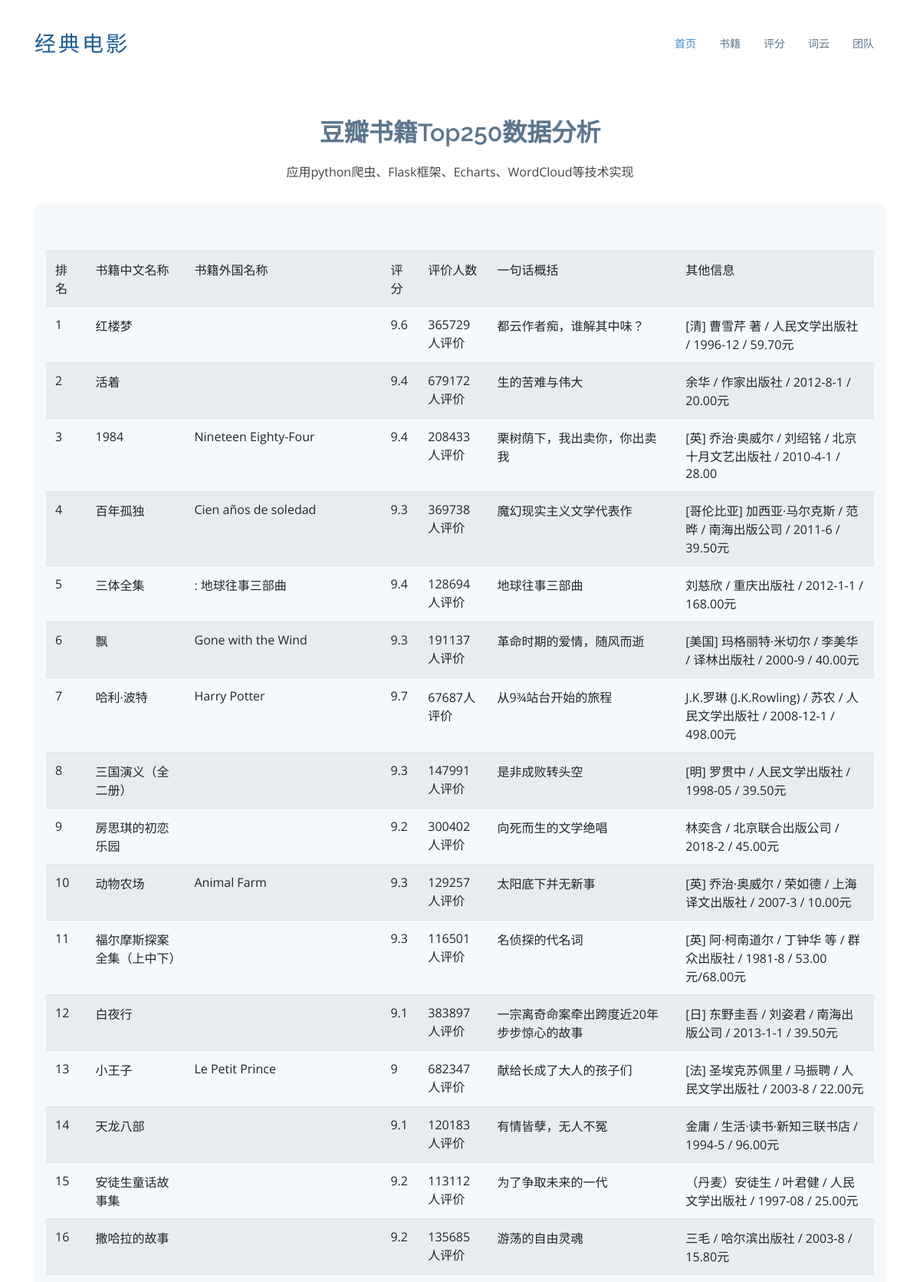
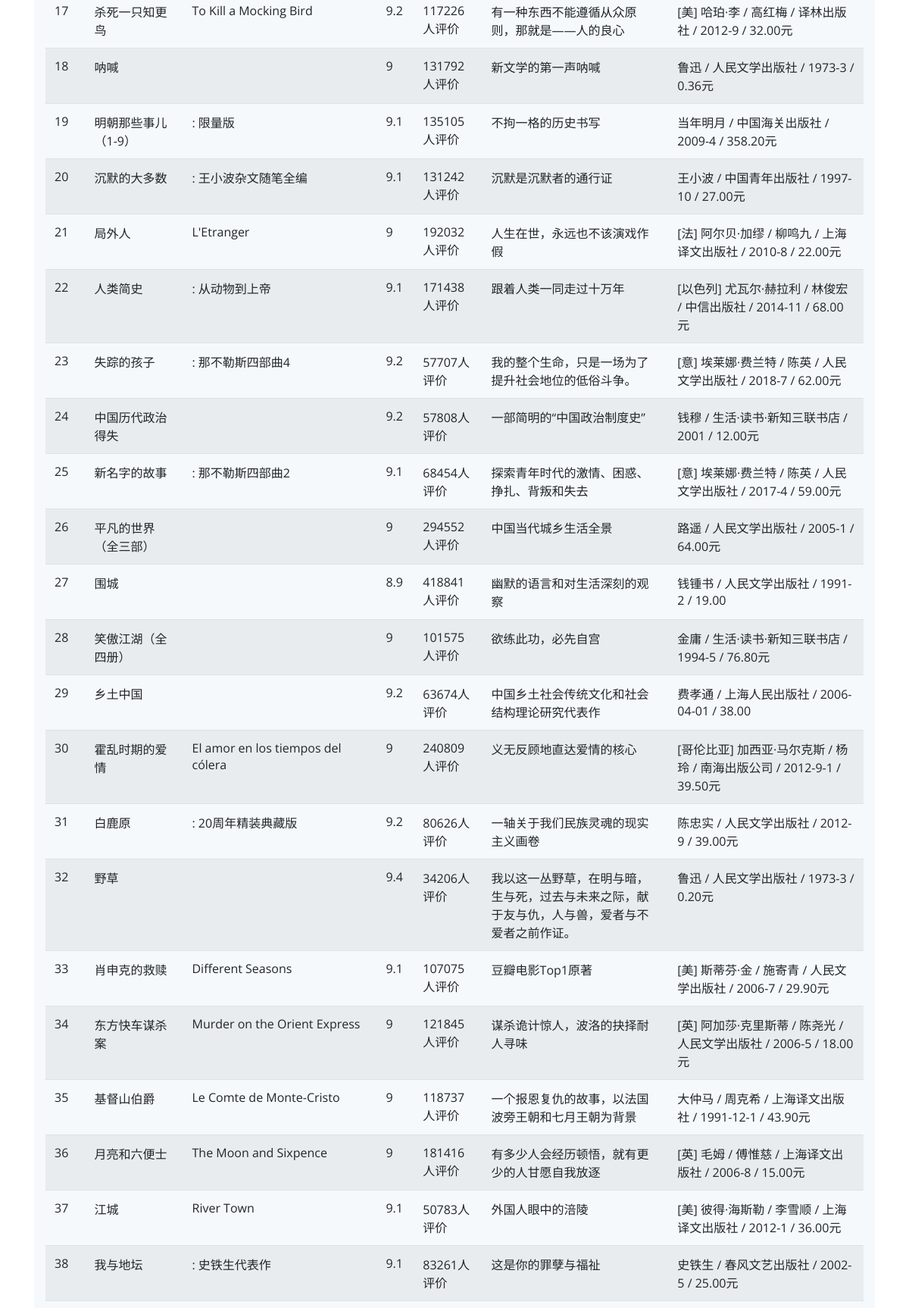
Screenshot of /book (upper part) with the database file from the repository (2 pictures, top to bottom).
### tables this page shows
CREATE TABLE book
         (
         id integer primary key autoincrement,
         info_link text,
         pic_link text,
         cname varchar,
         oname varchar,
         score numeric,
         rated text,
         instroduction text,
         info text
         );

### app.py (the view)
@app.route('/book')
def book():  # put application's code here
    con =sqlite3.connect("book.db")
    cur =con.cursor()
    sql="select * from book"
    execute=cur.execute(sql)
    data=[]
    for item in execute:
        data.append(item)
    cur.close()
    con.close()
    return render_template("book.html", books=data)

### templates/book.html (shortened to what this page needs)
﻿<!DOCTYPE html>
<html lang="en">
<head>
  <link href="static/assets/vendor/bootstrap/css/bootstrap.min.css" rel="stylesheet">
  <link href="static/assets/vendor/icofont/icofont.min.css" rel="stylesheet">
  <link href="static/assets/vendor/boxicons/css/boxicons.min.css" rel="stylesheet">
  <link href="static/assets/vendor/animate.css/animate.min.css" rel="stylesheet">
  <link href="static/assets/vendor/venobox/venobox.css" rel="stylesheet">
  <link href="static/assets/vendor/aos/aos.css" rel="stylesheet">
  <link href="static/assets/css/style.css" rel="stylesheet">
</head>
<body>
  <header id="header">
    <div class="container">
      <div class="logo float-left">
        <h1 class="text-light"><a href="index.html"><span>经典电影</span></a></h1>
      </div>
      <nav class="nav-menu float-right d-none d-lg-block">
        <ul>
          <li class="active"><a href="/">首页 </a></li>
          <li><a href="/movie">书籍</a></li>
          <li><a href="/score">评分</a></li>
          <li><a href="/ciyun">词云</a></li>
          <li><a href="/team">团队</a></li>
        </ul>
      </nav>
    </div>
  </header>
  <section id="team" class="team">
      <div class="container">
        <div class="section-title">
          <h2>豆瓣书籍Top250数据分析</h2>
          <p>应用python爬虫、Flask框架、Echarts、WordCloud等技术实现</p>
        </div>
    <section class="counts section-bg">
      <div class="container">
       <table class="table table-striped">
           <tr>
               <td>排名</td>
               <td>书籍中文名称</td>
               <td>书籍外国名称</td>
               <td>评分</td>
               <td>评价人数</td>
               <td>一句话概括</td>
               <td>其他信息</td>
           </tr>
           {% for i in books %}
          <tr>
               <td>{{ i[0] }}</td>
               <td>{{ i[3] }}</td>
               <td>{{ i[4] }}</td>
               <td>{{ i[5] }}</td>
               <td>{{ i[6] }}</td>
               <td>{{ i[7] }}</td>
               <td>{{ i[8] }}</td>
           </tr>
           {% endfor %}
       </table>
      </div>
    </section>
      </div>
    </section>
</body>
</html>

### static/assets/css/style.css (style rules this page uses)
body { font-family: "Open Sans", sans-serif; color: #444; }
a { color: #428bca; }
h1, h2, h3, h4, h5, h6, .font-primary { font-family: "Raleway", sans-serif; }
#header { height: 70px; transition: all 0.5s; transition: all 0.5s; padding: 10px 0; background: #fff; z-index: 997; }
#header .logo h1 { font-size: 28px; margin: 0; padding: 10px 0; line-height: 1; font-weight: 400; letter-spacing: 3px; text-transform: uppercase; }
#header .logo h1 a, #header .logo h1 a:hover { color: #1c5c93; text-decoration: none; }
.nav-menu, .nav-menu * { margin: 0; padding: 0; list-style: none; }
.nav-menu > ul > li { position: relative; white-space: nowrap; float: left; }
.nav-menu a { display: block; position: relative; color: #5c768d; padding: 12px 15px; transition: 0.3s; font-size: 14px; font-family: "Open Sans", sans-serif; }
.nav-menu a:hover, .nav-menu .active > a, .nav-menu li:hover > a { color: #428bca; text-decoration: none; }
.mobile-nav { position: fixed; top: 0; bottom: 0; z-index: 9999; overflow-y: auto; left: -260px; width: 260px; padding-top: 18px; background: #1f3548; transition: 0.4s; }
.mobile-nav * { margin: 0; padding: 0; list-style: none; }
.mobile-nav a { display: block; position: relative; color: #e3f0fc; padding: 10px 20px; font-weight: 500; }
.mobile-nav a:hover, .mobile-nav .active > a, .mobile-nav li:hover > a { color: #9eccf4; text-decoration: none; }
section { padding: 60px 0; }
.section-bg { background-color: #f5f9fc; }
.section-title { text-align: center; padding-bottom: 30px; }
.section-title h2 { font-size: 32px; font-weight: 600; margin-bottom: 20px; padding-bottom: 0; color: #5c768d; }
.section-title p { margin-bottom: 0; }
.counts { padding-bottom: 30px; }
.team { background: #fff; padding: 60px 0 30px 0; }

### rows the page displays
book: id "1", cname "红楼梦", score "9.6", rated "365729人评价", instroduction "都云作者痴，谁解其中味？", info "[清] 曹雪芹 著 / 人民文学出版社 / 1996-12 / 59.70元"
book: id "2", cname "活着", score "9.4", rated "679172人评价", instroduction "生的苦难与伟大", info "余华 / 作家出版社 / 2012-8-1 / 20.00元"
book: id "3", cname "1984", oname "Nineteen Eighty-Four", score "9.4", rated "208433人评价", instroduction "栗树荫下，我出卖你，你出卖我", info "[英] 乔治·奥威尔 / 刘绍铭 / 北京十月文艺出版社 / 2010-4-1 / 28.00"
book: id "4", cname "百年孤独", oname "Cien años de soledad", score "9.3", rated "369738人评价", instroduction "魔幻现实主义文学代表作", info "[哥伦比亚] 加西亚·马尔克斯 / 范晔 / 南海出版公司 / 2011-6 / 39.50元"
book: id "5", cname "三体全集", oname ": 地球往事三部曲", score "9.4", rated "128694人评价", instroduction "地球往事三部曲", info "刘慈欣 / 重庆出版社 / 2012-1-1 / 168.00元"
book: id "6", cname "飘", oname "Gone with the Wind", score "9.3", rated "191137人评价", instroduction "革命时期的爱情，随风而逝", info "[美国] 玛格丽特·米切尔 / 李美华 / 译林出版社 / 2000-9 / 40.00元"
book: id "7", cname "哈利·波特", oname "Harry Potter", score "9.7", rated "67687人评价", instroduction "从9¾站台开始的旅程", info "J.K.罗琳 (J.K.Rowling) / 苏农 / 人民文学出版社 / 2008-12-1 / 498.00元"
book: id "8", cname "三国演义（全二册）", score "9.3", rated "147991人评价", instroduction "是非成败转头空", info "[明] 罗贯中 / 人民文学出版社 / 1998-05 / 39.50元"
book: id "9", cname "房思琪的初恋乐园", score "9.2", rated "300402人评价", instroduction "向死而生的文学绝唱", info "林奕含 / 北京联合出版公司 / 2018-2 / 45.00元"
book: id "10", cname "动物农场", oname "Animal Farm", score "9.3", rated "129257人评价", instroduction "太阳底下并无新事", info "[英] 乔治·奥威尔 / 荣如德 / 上海译文出版社 / 2007-3 / 10.00元"
book: id "11", cname "福尔摩斯探案全集（上中下）", score "9.3", rated "116501人评价", instroduction "名侦探的代名词", info "[英] 阿·柯南道尔 / 丁钟华 等 / 群众出版社 / 1981-8 / 53.00元/68.00元"
book: id "12", cname "白夜行", score "9.1", rated "383897人评价", instroduction "一宗离奇命案牵出跨度近20年步步惊心的故事", info "[日] 东野圭吾 / 刘姿君 / 南海出版公司 / 2013-1-1 / 39.50元"
book: id "13", cname "小王子", oname "Le Petit Prince", score "9", rated "682347人评价", instroduction "献给长成了大人的孩子们", info "[法] 圣埃克苏佩里 / 马振聘 / 人民文学出版社 / 2003-8 / 22.00元"
book: id "14", cname "天龙八部", score "9.1", rated "120183人评价", instroduction "有情皆孽，无人不冤", info "金庸 / 生活·读书·新知三联书店 / 1994-5 / 96.00元"
book: id "15", cname "安徒生童话故事集", score "9.2", rated "113112人评价", instroduction "为了争取未来的一代", info "（丹麦）安徒生 / 叶君健 / 人民文学出版社 / 1997-08 / 25.00元"
book: id "16", cname "撒哈拉的故事", score "9.2", rated "135685人评价", instroduction "游荡的自由灵魂", info "三毛 / 哈尔滨出版社 / 2003-8 / 15.80元"
book: id "17", cname "杀死一只知更鸟", oname "To Kill a Mocking Bird", score "9.2", rated "117226人评价", instroduction "有一种东西不能遵循从众原则，那就是——人的良心", info "[美] 哈珀·李 / 高红梅 / 译林出版社 / 2012-9 / 32.00元"
book: id "18", cname "呐喊", score "9", rated "131792人评价", instroduction "新文学的第一声呐喊", info "鲁迅 / 人民文学出版社 / 1973-3 / 0.36元"
book: id "19", cname "明朝那些事儿（1-9）", oname ": 限量版", score "9.1", rated "135105人评价", instroduction "不拘一格的历史书写", info "当年明月 / 中国海关出版社 / 2009-4 / 358.20元"
book: id "20", cname "沉默的大多数", oname ": 王小波杂文随笔全编", score "9.1", rated "131242人评价", instroduction "沉默是沉默者的通行证", info "王小波 / 中国青年出版社 / 1997-10 / 27.00元"
book: id "21", cname "局外人", oname "L'Etranger", score "9", rated "192032人评价", instroduction "人生在世，永远也不该演戏作假", info "[法] 阿尔贝·加缪 / 柳鸣九 / 上海译文出版社 / 2010-8 / 22.00元"
book: id "22", cname "人类简史", oname ": 从动物到上帝", score "9.1", rated "171438人评价", instroduction "跟着人类一同走过十万年", info "[以色列] 尤瓦尔·赫拉利 / 林俊宏 / 中信出版社 / 2014-11 / 68.00元"
book: id "23", cname "失踪的孩子", oname ": 那不勒斯四部曲4", score "9.2", rated "57707人评价", instroduction "我的整个生命，只是一场为了提升社会地位的低俗斗争。", info "[意] 埃莱娜·费兰特 / 陈英 / 人民文学出版社 / 2018-7 / 62.00元"
book: id "24", cname "中国历代政治得失", score "9.2", rated "57808人评价", instroduction "一部简明的“中国政治制度史”", info "钱穆 / 生活·读书·新知三联书店 / 2001 / 12.00元"
book: id "25", cname "新名字的故事", oname ": 那不勒斯四部曲2", score "9.1", rated "68454人评价", instroduction "探索青年时代的激情、困惑、挣扎、背叛和失去", info "[意] 埃莱娜·费兰特 / 陈英 / 人民文学出版社 / 2017-4 / 59.00元"
book: id "26", cname "平凡的世界（全三部）", score "9", rated "294552人评价", instroduction "中国当代城乡生活全景", info "路遥 / 人民文学出版社 / 2005-1 / 64.00元"
book: id "27", cname "围城", score "8.9", rated "418841人评价", instroduction "幽默的语言和对生活深刻的观察", info "钱锺书 / 人民文学出版社 / 1991-2 / 19.00"
book: id "28", cname "笑傲江湖（全四册）", score "9", rated "101575人评价", instroduction "欲练此功，必先自宫", info "金庸 / 生活·读书·新知三联书店 / 1994-5 / 76.80元"
book: id "29", cname "乡土中国", score "9.2", rated "63674人评价", instroduction "中国乡土社会传统文化和社会结构理论研究代表作", info "费孝通 / 上海人民出版社 / 2006-04-01 / 38.00"
book: id "30", cname "霍乱时期的爱情", oname "El amor en los tiempos del cólera", score "9", rated "240809人评价", instroduction "义无反顾地直达爱情的核心", info "[哥伦比亚] 加西亚·马尔克斯 / 杨玲 / 南海出版公司 / 2012-9-1 / 39.50元"
book: id "31", cname "白鹿原", oname ": 20周年精装典藏版", score "9.2", rated "80626人评价", instroduction "一轴关于我们民族灵魂的现实主义画卷", info "陈忠实 / 人民文学出版社 / 2012-9 / 39.00元"
book: id "32", cname "野草", score "9.4", rated "34206人评价", instroduction "我以这一丛野草，在明与暗，生与死，过去与未来之际，献于友与仇，人与兽，爱者与不爱者之前作证。", info "鲁迅 / 人民文学出版社 / 1973-3 / 0.20元"
book: id "33", cname "肖申克的救赎", oname "Different Seasons", score "9.1", rated "107075人评价", instroduction "豆瓣电影Top1原著", info "[美] 斯蒂芬·金 / 施寄青 / 人民文学出版社 / 2006-7 / 29.90元"
book: id "34", cname "东方快车谋杀案", oname "Murder on the Orient Express", score "9", rated "121845人评价", instroduction "谋杀诡计惊人，波洛的抉择耐人寻味", info "[英] 阿加莎·克里斯蒂 / 陈尧光 / 人民文学出版社 / 2006-5 / 18.00元"
book: id "35", cname "基督山伯爵", oname "Le Comte de Monte-Cristo", score "9", rated "118737人评价", instroduction "一个报恩复仇的故事，以法国波旁王朝和七月王朝为背景", info "大仲马 / 周克希 / 上海译文出版社 / 1991-12-1 / 43.90元"
book: id "36", cname "月亮和六便士", oname "The Moon and Sixpence", score "9", rated "181416人评价", instroduction "有多少人会经历顿悟，就有更少的人甘愿自我放逐", info "[英] 毛姆 / 傅惟慈 / 上海译文出版社 / 2006-8 / 15.00元"
book: id "37", cname "江城", oname "River Town", score "9.1", rated "50783人评价", instroduction "外国人眼中的涪陵", info "[美] 彼得·海斯勒 / 李雪顺 / 上海译文出版社 / 2012-1 / 36.00元"
book: id "38", cname "我与地坛", oname ": 史铁生代表作", score "9.1", rated "83261人评价", instroduction "这是你的罪孽与福祉", info "史铁生 / 春风文艺出版社 / 2002-5 / 25.00元"
